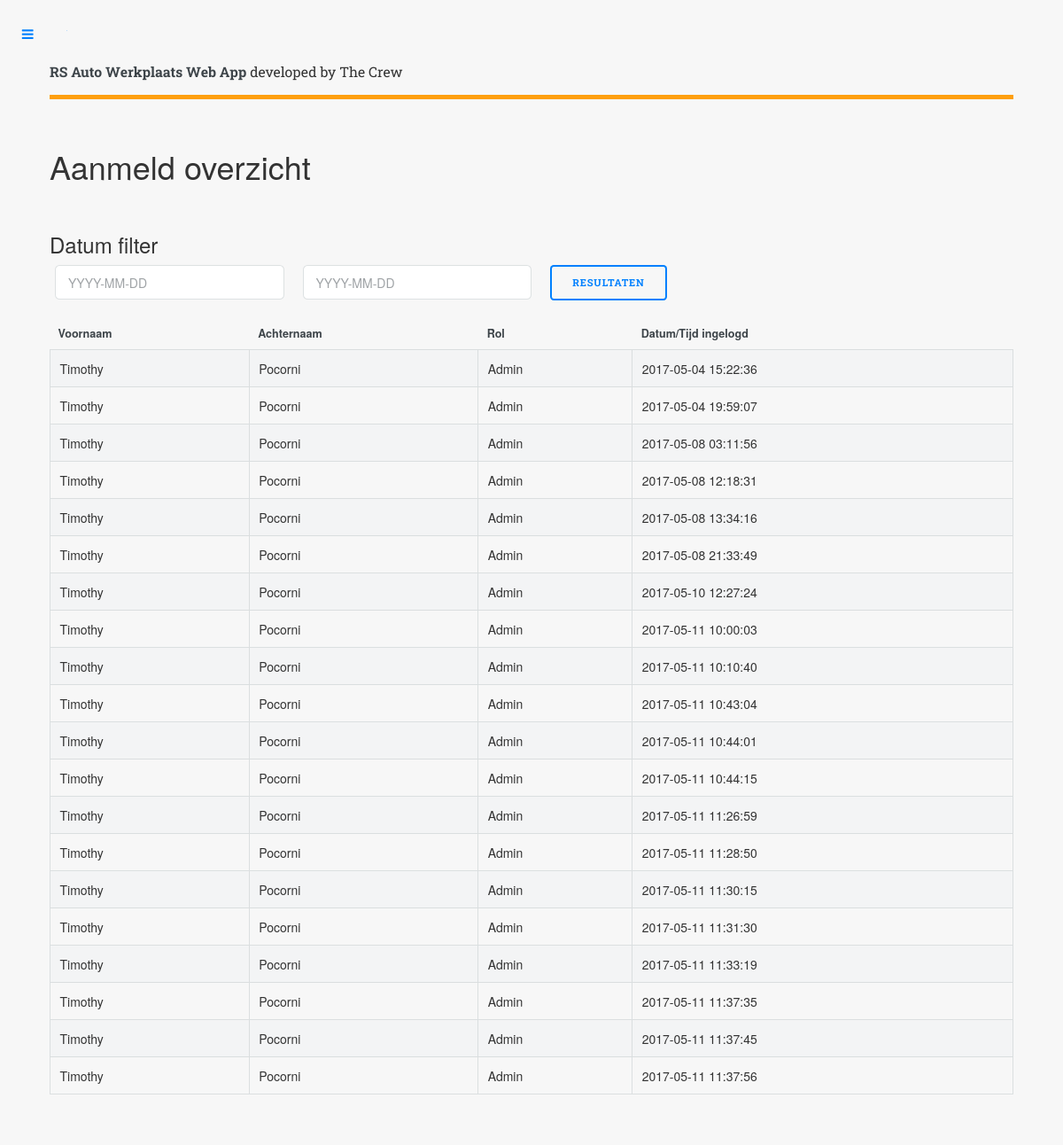
Screenshot of /overview_logs.php with the database file from the repository.
### tables this page shows
CREATE TABLE `logs` (
  `id` int(11) NOT NULL AUTO_INCREMENT,
  `user_id` int(11) NOT NULL,
  `created_at` timestamp NULL DEFAULT NULL,
  PRIMARY KEY (`id`)
);

CREATE TABLE `users` (
  `id` int(11) NOT NULL AUTO_INCREMENT,
  `user_role_id` int(11) NOT NULL,
  `firstname` varchar(255) NOT NULL,
  `lastname` varchar(255) NOT NULL,
  `address` varchar(255) NOT NULL,
  `email` varchar(255) NOT NULL,
  `phone` varchar(255) NOT NULL,
  `image` varchar(255) NOT NULL DEFAULT '0',
  `password` varchar(255) NOT NULL,
  `created_at` timestamp NOT NULL DEFAULT CURRENT_TIMESTAMP,
  PRIMARY KEY (`id`)
);

CREATE TABLE `user_roles` (
  `id` int(11) NOT NULL AUTO_INCREMENT,
  `level` int(11) NOT NULL DEFAULT '3',
  `role` varchar(45) NOT NULL,
  `created_at` timestamp NOT NULL DEFAULT CURRENT_TIMESTAMP,
  PRIMARY KEY (`id`)
);

### overview_logs.php (the view, shortened to what this page needs)
<?php
	require 'includes/head.php';
	require 'backend/db.php';
?>
<div id="wrapper">
		<div id="main">
			<div class="inner">
					<?php
						require 'includes/header.php';
					?>
					<section>
						<header class="main">
							<h1>Aanmeld overzicht</h1>
						</header>
						<div class="row 200%">
							<div class="12u 12u$(medium)">
								<h3>Datum filter</h3>
								<form method="POST" action="<?php echo $_SERVER['PHP_SELF']; ?>">
									<div class="row">
										<div class="3u 12u$(xsmall)">
											<input name="date1" class="datepicker" value="" placeholder="YYYY-MM-DD" type="text">
										</div>
										<div class="3u 12u$(xsmall)">
											<input name="date2" class="datepicker" value="" placeholder="YYYY-MM-DD" type="text">
										</div>
										<div class="1u 12u$(xsmall)">
											<button class="button" name="date_range" type="submit">Resultaten</button>
										</div>
									</div>
								</form>
								<div class="table-wrapper" style="display: <?php echo $style; ?>">
									<table class="alt">
										<thead>
											<tr>
												<th>Voornaam</th>
												<th>Achternaam</th>
												<th>Rol</th>
												<th>Datum/Tijd ingelogd</th>
											</tr>
										</thead>
										<tbody>
								<?php
									if(isset($_POST['date_range'])) {
										$date1 = $_POST['date1'];
										$date2 = $_POST['date2'];
										$sql = "SELECT logs.user_id, logs.created_at AS logged_in_at, users.*, user_roles.* FROM logs INNER JOIN users ON users.id = logs.user_id
											INNER JOIN user_roles ON users.user_role_id = user_roles.id WHERE logs.created_at BETWEEN '$date1' AND '$date2'";
										$query = $conn->query($sql);
										while ($result = $query->fetch_assoc()) {
											$firstname = $result['firstname'];
											$lastname = $result['lastname'];
											$role = ucfirst($result['role']);
											$created_at = $result['logged_in_at'];
								?>
											<tr>
												<td><?php echo $firstname; ?></td>
												<td><?php echo $lastname; ?></td>
												<td><?php echo $role; ?></td>
												<td><?php echo $created_at; ?></td>
											</tr>
								<?php
										}
									} else {
										$sql = "SELECT logs.user_id, logs.created_at AS logged_in_at, users.*, user_roles.* FROM logs
										INNER JOIN users ON users.id = logs.user_id
										INNER JOIN user_roles ON users.user_role_id = user_roles.id";
										$query = $conn->query($sql);
										while ($result = $query->fetch_assoc()) {
											$firstname = $result['firstname'];
											$lastname = $result['lastname'];
											$role = ucfirst($result['role']);
											$created_at = $result['logged_in_at'];
								?>
											<tr>
												<td><?php echo $firstname; ?></td>
												<td><?php echo $lastname; ?></td>
												<td><?php echo $role; ?></td>
												<td><?php echo $created_at; ?></td>
											</tr>
								<?php
											}
									}
								?>
										</tbody>
									</table>
								</div>
							</div>
						</div>
					</section>
			</div>
		</div>
</div>
<?php
	require 'includes/foot.php';
?>

### assets/css/my_css.css (style rules this page uses)
.inner { background: #F7F7F7; }

### rows the page displays
logs: user.firstname "Timothy", user.lastname "Pocorni", user_roles.role "Admin", created_at "2017-05-04 15:22:36"
logs: user.firstname "Timothy", user.lastname "Pocorni", user_roles.role "Admin", created_at "2017-05-04 19:59:07"
logs: user.firstname "Timothy", user.lastname "Pocorni", user_roles.role "Admin", created_at "2017-05-08 03:11:56"
logs: user.firstname "Timothy", user.lastname "Pocorni", user_roles.role "Admin", created_at "2017-05-08 12:18:31"
logs: user.firstname "Timothy", user.lastname "Pocorni", user_roles.role "Admin", created_at "2017-05-08 13:34:16"
logs: user.firstname "Timothy", user.lastname "Pocorni", user_roles.role "Admin", created_at "2017-05-08 21:33:49"
logs: user.firstname "Timothy", user.lastname "Pocorni", user_roles.role "Admin", created_at "2017-05-10 12:27:24"
logs: user.firstname "Timothy", user.lastname "Pocorni", user_roles.role "Admin", created_at "2017-05-11 10:00:03"
logs: user.firstname "Timothy", user.lastname "Pocorni", user_roles.role "Admin", created_at "2017-05-11 10:10:40"
logs: user.firstname "Timothy", user.lastname "Pocorni", user_roles.role "Admin", created_at "2017-05-11 10:43:04"
logs: user.firstname "Timothy", user.lastname "Pocorni", user_roles.role "Admin", created_at "2017-05-11 10:44:01"
logs: user.firstname "Timothy", user.lastname "Pocorni", user_roles.role "Admin", created_at "2017-05-11 10:44:15"
logs: user.firstname "Timothy", user.lastname "Pocorni", user_roles.role "Admin", created_at "2017-05-11 11:26:59"
logs: user.firstname "Timothy", user.lastname "Pocorni", user_roles.role "Admin", created_at "2017-05-11 11:28:50"
logs: user.firstname "Timothy", user.lastname "Pocorni", user_roles.role "Admin", created_at "2017-05-11 11:30:15"
logs: user.firstname "Timothy", user.lastname "Pocorni", user_roles.role "Admin", created_at "2017-05-11 11:31:30"
logs: user.firstname "Timothy", user.lastname "Pocorni", user_roles.role "Admin", created_at "2017-05-11 11:33:19"
logs: user.firstname "Timothy", user.lastname "Pocorni", user_roles.role "Admin", created_at "2017-05-11 11:37:35"
logs: user.firstname "Timothy", user.lastname "Pocorni", user_roles.role "Admin", created_at "2017-05-11 11:37:45"
logs: user.firstname "Timothy", user.lastname "Pocorni", user_roles.role "Admin", created_at "2017-05-11 11:37:56"
